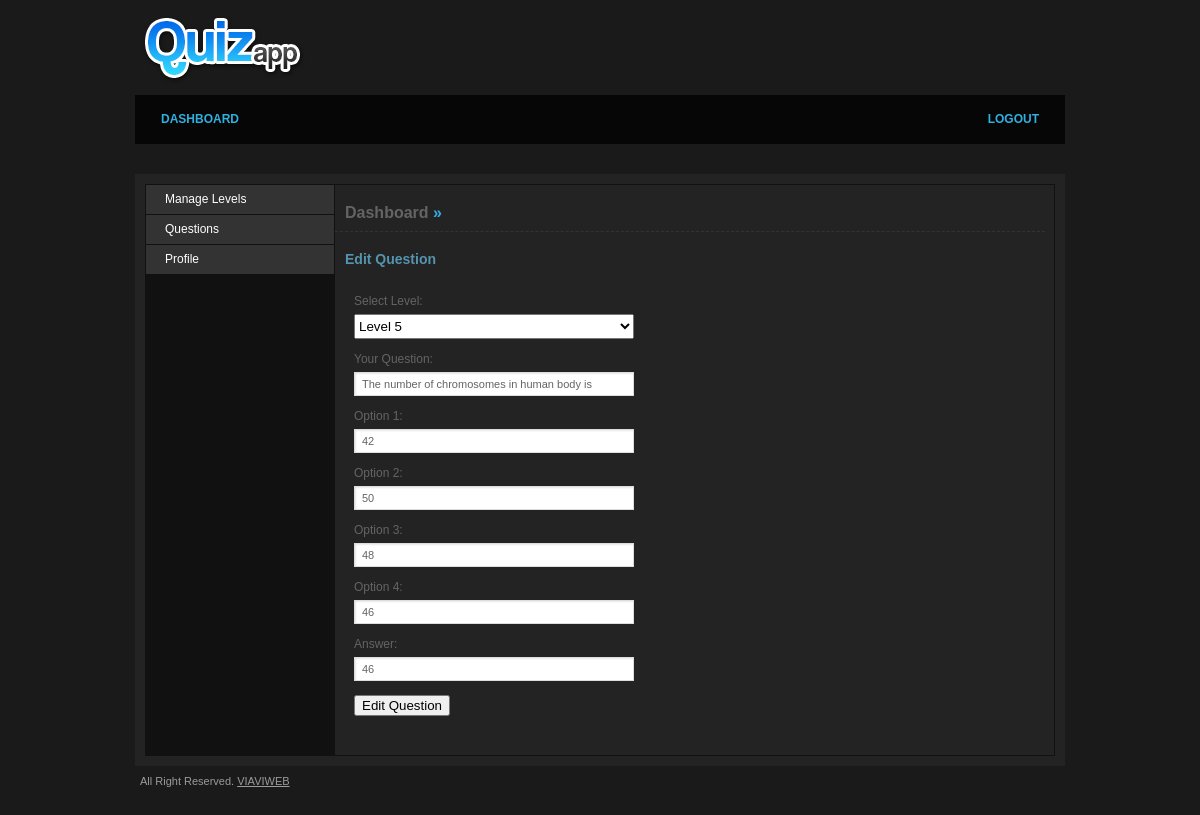
The page /edit_question.php?question_id=82 (signed in) on the database its author committed.
### tables this page shows
CREATE TABLE IF NOT EXISTS `tbl_question` (
  `id` int(11) NOT NULL AUTO_INCREMENT,
  `level_id` int(11) NOT NULL,
  `question` varchar(255) NOT NULL,
  `option_1` varchar(255) NOT NULL,
  `option_2` varchar(255) NOT NULL,
  `option_3` varchar(255) NOT NULL,
  `option_4` varchar(255) NOT NULL,
  `ans` varchar(255) NOT NULL,
  PRIMARY KEY (`id`)
);

### edit_question.php (the view, shortened to what this page needs)
<?php include("includes/header.php");
	$qry="SELECT * FROM tbl_levels";
	$result=mysql_query($qry);
	if(isset($_GET['question_id']))
	{
		$que_qry="SELECT * FROM tbl_question WHERE id='".$_GET['question_id']."'";
		$que_res=mysql_query($que_qry);
		$que_row=mysql_fetch_assoc($que_res);
	}
?>
                <div id="main">
					 <h2><a href="home.php">Dashboard</a> &raquo; <a href="#" class="active"></a></h2>
                     <h3>Edit Question</h3>
					<form action="" method="post"  enctype="multipart/form-data" onsubmit="return editValidation(this)">
						<fieldset>
							<p>
								<label>Select Level:</label>
									<select name="level_id" id="level_id" style="width:280px; height:25px;">
										<?php
												while($row=mysql_fetch_array($result))
												{
										 			if(isset($_POST['level']))
													{
															if($_POST['level']==$row['lid']){
															?>
															<option value="<?php echo $row['lid'];?>"  selected="selected"><?php echo $row['level_name'];?></option>								<?php }else{?>
										<option value="<?php echo $row['lid'];?>"><?php echo $row['level_name'];?></option>
										<?php 				}?>
												<?php }
													else
													{
														 if($que_row['level_id']==$row['lid']){
											 ?>
										<option value="<?php echo $row['lid'];?>"  selected="selected"><?php echo $row['level_name'];?> </option>								<?php }else{?>
										<option value="<?php echo $row['lid'];?>"><?php echo $row['level_name'];?></option>
										<?php 				}
														}
												}
										?>
									</select>
									  </p>
				                      <p><label>Your Question:</label>
                            	<input type="text" name="question" id="question" value="<?php echo $que_row['question'];?>" class="text-long" />
                            </p>
                              <p><label>Option 1:</label>
                                	<input type="text" name="option1" id="option1" value="<?php echo $que_row['option_1'];?>" class="text-long" /></p>
                                      <p><label>Option 2:</label>
                                	<input type="text" name="option2" id="option2" value="<?php echo $que_row['option_2'];?>" class="text-long" /></p>
                                      <p><label>Option 3:</label>
                                	<input type="text" name="option3" id="option3" value="<?php echo $que_row['option_3'];?>" class="text-long" /></p>
                                      <p><label>Option 4:</label>
                                	<input type="text" name="option4" id="option4" value="<?php echo $que_row['option_4'];?>" class="text-long" /></p>
                                      <p><label>Answer:</label>
                                	<input type="text" name="answer" id="answer" value="<?php echo $que_row['ans'];?>" class="text-long" /></p>
                            <input type="submit" name="submit" value="Edit Question" />
                        </fieldset>
                    </form>
                </div>
            </div>
        </div>
<?php include("includes/footer.php");?>

### style/css/layout.css (style rules this page uses)
body { background: #1a1a1a; font-family: Arial, Helvetica, sans-serif; font-size: 12px; color: #646464; text-align: center; }
h2 { width:100%; padding-left:10px!important; color: #30b0e0; font-size: 16px; line-height: 16px; font-weight: bold; margin: 20px 0 0 0; padding: 0 0 10px 0; border-bottom: 1px dashed #333; }
h2 a { color: #646464; text-decoration: none; }
#main { width: 700px; float: right; padding: 0 19px 0 0; background:#232323; }
h3 { font-size: 14px; line-height: 14px; font-weight: bold; color: #5494af; padding: 0 0 0 10px; margin: 20px 0 10px; }
#main fieldset { padding: 19px; margin: 0 0 20px 0; }
#main fieldset p { margin: 0 0 14px 0; float: left; width: 100%; }
#main fieldset label { display: block; width: 100%; margin: 0 0 7px 0; line-height: 12px; }
#main fieldset .text-long { border: 1px solid #ddd; background: #fff url(../img/input-shaddow.gif) no-repeat left top; font: 11px Arial, Helvetica, sans-serif; color: #646464; padding: 5px 7px; width: 264px; float: left; margin: 0 10px 0 0; }

### rows shown on the page
tbl_question: question "The number of chromosomes in human body is", option1 "42", option2 "50", option3 "48", option4 "46", answer "46"

### other values the page prints
form field level_id "Level 5"
